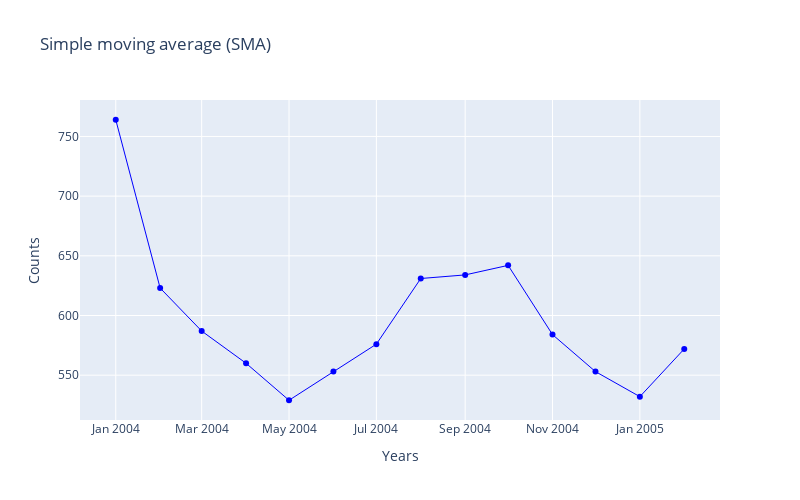

Notebook code cell kept with this figure:
### Code cell
# Create traces
fig = go.Figure()

fig.add_trace(go.Scatter(x=df.index, 
                         y=df['diet'].groupby(df.index.year).sum(), 
                         name='Diet', 
              line = dict(color='blue', width=1)))

fig.update_layout(title='Simple moving average (SMA)',
                   xaxis_title='Years',
                   yaxis_title='Counts', 
                  height=500, 
                  width=800)
fig

### Figure 1 — Plotly figure (JSON) as saved in the notebook; plotly's stock layout.template omitted (floating-point values rounded to 4 significant figures; data arrays with more than 128 entries replaced by an {"elided": "..."} marker saying what was removed)
{"data": [{"line": {"color": "blue", "width": 1}, "name": "Diet", "type": "scatter", "x": {"elided": "168 str values"}, "y": [764, 623, 587, 560, 529, 553, 576, 631, 634, 642, 584, 553, 532, 572]}], "layout": {"height": 500, "title": {"text": "Simple moving average (SMA)"}, "width": 800, "xaxis": {"title": {"text": "Years"}}, "yaxis": {"title": {"text": "Counts"}}}}
